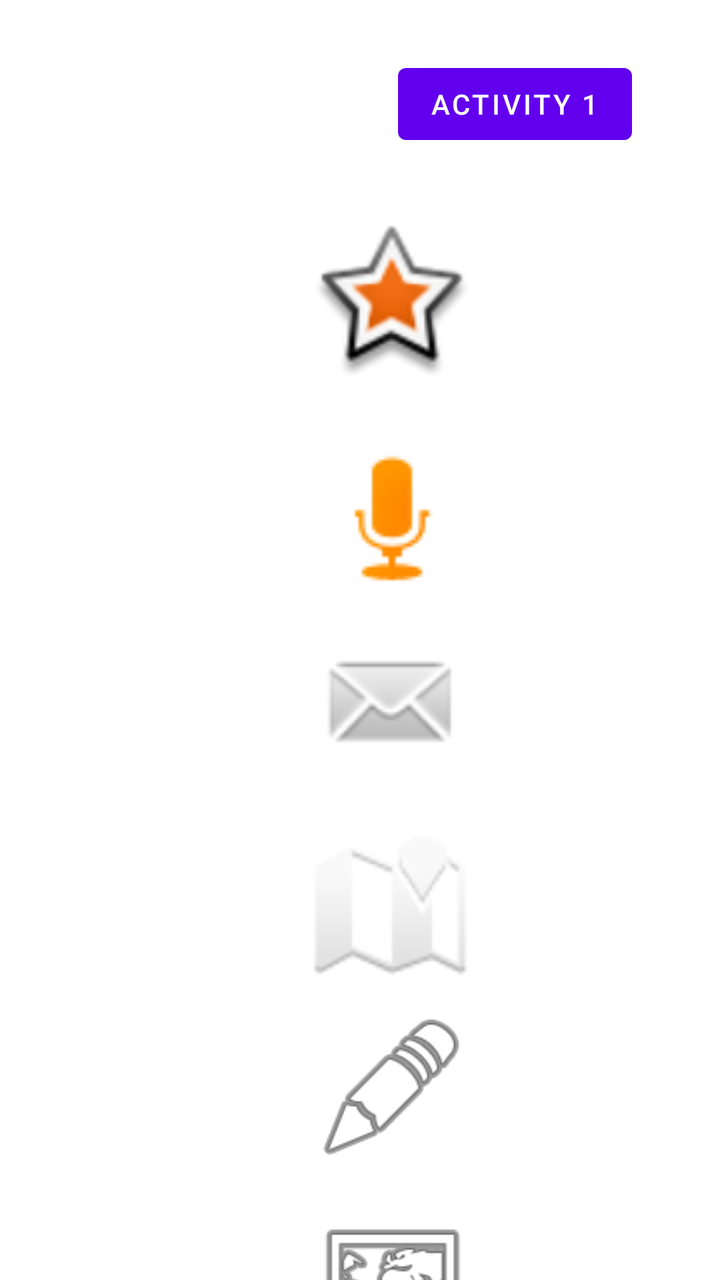
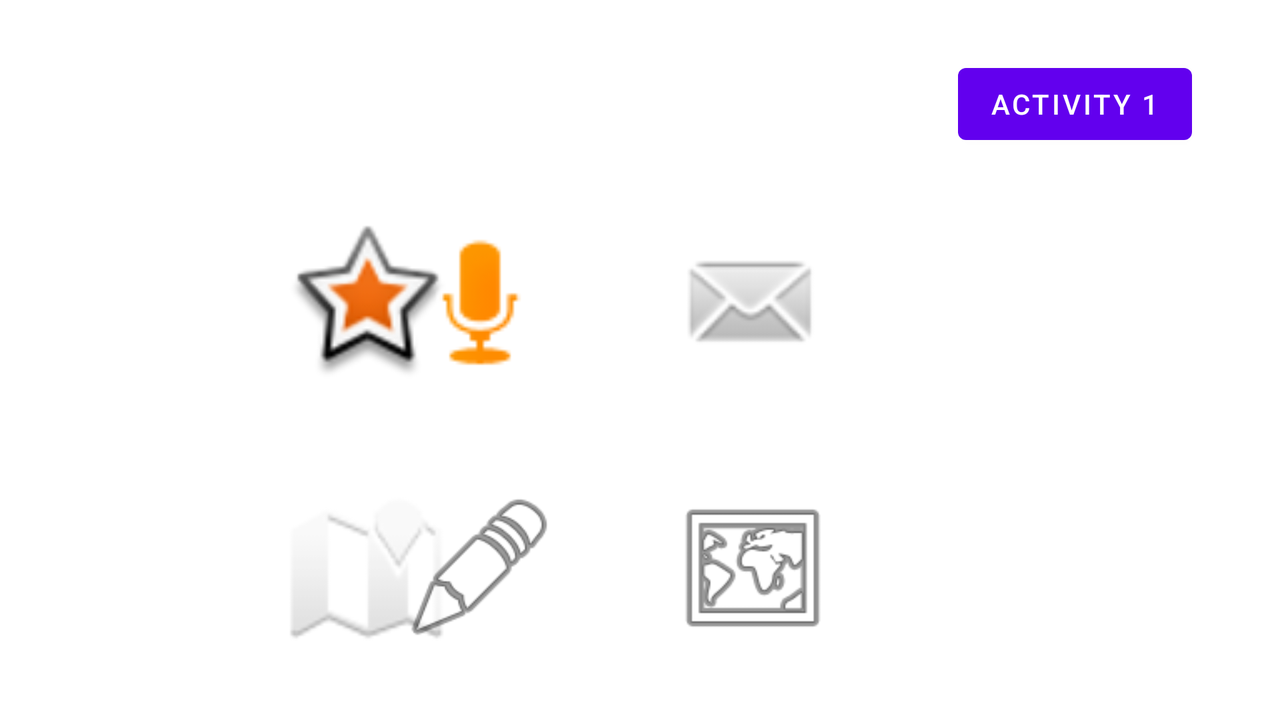

An Android layout and its configuration variant, each rendered on a device that would load it. The default file and the variant file are quoted in full after the pictures.
<!-- AndroidManifest.xml: application theme Theme.Pac_Desarrollo -->
<!-- res/layout/activity_4.xml -->
<?xml version="1.0" encoding="utf-8"?>
<androidx.constraintlayout.widget.ConstraintLayout
    xmlns:android="http://schemas.android.com/apk/res/android"
    xmlns:app="http://schemas.android.com/apk/res-auto"
    xmlns:tools="http://schemas.android.com/tools"
    android:layout_width="match_parent"
    android:layout_height="match_parent">

    <ImageView
        android:id="@+id/imageView8"
        android:layout_width="80dp"
        android:layout_height="80dp"
        android:layout_marginStart="156dp"
        android:layout_marginLeft="156dp"
        android:layout_marginTop="20dp"
        app:layout_constraintStart_toStartOf="parent"
        app:layout_constraintTop_toBottomOf="@+id/imageView6"
        app:srcCompat="@android:drawable/ic_menu_mapmode" />

    <ImageView
        android:id="@+id/imageView"
        android:layout_width="80dp"
        android:layout_height="80dp"
        android:layout_marginStart="156dp"
        android:layout_marginLeft="156dp"
        android:layout_marginTop="112dp"
        app:layout_constraintStart_toStartOf="parent"
        app:layout_constraintTop_toTopOf="parent"
        app:srcCompat="@android:drawable/star_big_on" />

    <ImageView
        android:id="@+id/imageView3"
        android:layout_width="80dp"
        android:layout_height="80dp"
        android:layout_marginStart="156dp"
        android:layout_marginLeft="156dp"
        android:layout_marginTop="28dp"
        app:layout_constraintStart_toStartOf="parent"
        app:layout_constraintTop_toBottomOf="@+id/imageView"
        app:srcCompat="@android:drawable/presence_audio_away" />

    <ImageView
        android:id="@+id/imageView5"
        android:layout_width="80dp"
        android:layout_height="80dp"

        android:layout_marginStart="156dp"
        android:layout_marginLeft="156dp"
        android:layout_marginTop="12dp"
        app:layout_constraintStart_toStartOf="parent"
        app:layout_constraintTop_toBottomOf="@+id/imageView3"
        app:srcCompat="@android:drawable/sym_action_email" />

    <ImageView
        android:id="@+id/imageView7"
        android:layout_width="80dp"
        android:layout_height="80dp"
        android:layout_marginStart="156dp"
        android:layout_marginLeft="156dp"
        android:layout_marginTop="20dp"
        app:layout_constraintStart_toStartOf="parent"
        app:layout_constraintTop_toBottomOf="@+id/imageView5"
        app:srcCompat="@android:drawable/ic_dialog_map" />

    <ImageView
        android:id="@+id/imageView6"
        android:layout_width="80dp"
        android:layout_height="80dp"
        android:layout_marginStart="156dp"
        android:layout_marginLeft="156dp"
        android:layout_marginTop="12dp"
        app:layout_constraintStart_toStartOf="parent"
        app:layout_constraintTop_toBottomOf="@+id/imageView7"
        app:srcCompat="@android:drawable/ic_menu_edit" />

    <Button
        android:id="@+id/buttonActivity1"
        android:layout_width="wrap_content"
        android:layout_height="wrap_content"
        android:layout_marginTop="28dp"
        android:layout_marginEnd="44dp"
        android:layout_marginRight="44dp"
        android:text="Activity 1"
        app:layout_constraintEnd_toEndOf="parent"
        app:layout_constraintTop_toTopOf="parent" />

</androidx.constraintlayout.widget.ConstraintLayout>
<!-- resources referenced by this layout -->
<resources>
  <style name="Theme.Pac_Desarrollo" parent="Theme.MaterialComponents.DayNight.DarkActionBar">
          
          <item name="colorPrimary">@color/purple_500</item>
          <item name="colorPrimaryVariant">@color/purple_700</item>
          <item name="colorOnPrimary">@color/white</item>
          
          <item name="colorSecondary">@color/teal_200</item>
          <item name="colorSecondaryVariant">@color/teal_700</item>
          <item name="colorOnSecondary">@color/black</item>
          
          <item name="android:statusBarColor" tools:targetApi="l">?attr/colorPrimaryVariant</item>
          
      </style>
</resources>
<!-- res/layout-land/activity_4.xml (the repository's variant of the layout above) -->
<!-- drawn on the phone turned sideways -->
<?xml version="1.0" encoding="utf-8"?>
<androidx.constraintlayout.widget.ConstraintLayout
    xmlns:android="http://schemas.android.com/apk/res/android"
    xmlns:app="http://schemas.android.com/apk/res-auto"
    xmlns:tools="http://schemas.android.com/tools"
    android:layout_width="match_parent"
    android:layout_height="match_parent">

    <ImageView
        android:id="@+id/imageView8"
        android:layout_width="80dp"
        android:layout_height="80dp"
        android:layout_marginTop="52dp"
        android:layout_marginEnd="224dp"
        android:layout_marginRight="224dp"
        app:layout_constraintEnd_toEndOf="parent"
        app:layout_constraintTop_toBottomOf="@+id/imageView5"
        app:srcCompat="@android:drawable/ic_menu_mapmode" />

    <ImageView
        android:id="@+id/imageView"
        android:layout_width="80dp"
        android:layout_height="80dp"
        android:layout_marginStart="144dp"
        android:layout_marginLeft="144dp"
        android:layout_marginTop="112dp"
        app:layout_constraintEnd_toStartOf="@+id/imageView3"
        app:layout_constraintHorizontal_bias="0.0"
        app:layout_constraintStart_toStartOf="parent"
        app:layout_constraintTop_toTopOf="parent"
        app:srcCompat="@android:drawable/star_big_on" />

    <ImageView
        android:id="@+id/imageView3"
        android:layout_width="80dp"
        android:layout_height="80dp"
        android:layout_marginTop="112dp"
        android:layout_marginEnd="56dp"
        android:layout_marginRight="56dp"
        app:layout_constraintEnd_toStartOf="@+id/imageView5"
        app:layout_constraintTop_toTopOf="parent"
        app:srcCompat="@android:drawable/presence_audio_away" />

    <ImageView
        android:id="@+id/imageView5"
        android:layout_width="80dp"
        android:layout_height="80dp"

        android:layout_marginTop="112dp"
        android:layout_marginEnd="224dp"
        android:layout_marginRight="224dp"
        app:layout_constraintEnd_toEndOf="parent"
        app:layout_constraintTop_toTopOf="parent"
        app:srcCompat="@android:drawable/sym_action_email" />

    <ImageView
        android:id="@+id/imageView7"
        android:layout_width="80dp"
        android:layout_height="80dp"
        android:layout_marginStart="144dp"
        android:layout_marginLeft="144dp"
        android:layout_marginTop="52dp"
        app:layout_constraintEnd_toStartOf="@+id/imageView6"
        app:layout_constraintHorizontal_bias="0.0"
        app:layout_constraintStart_toStartOf="parent"
        app:layout_constraintTop_toBottomOf="@+id/imageView"
        app:srcCompat="@android:drawable/ic_dialog_map" />

    <ImageView
        android:id="@+id/imageView6"
        android:layout_width="80dp"
        android:layout_height="80dp"
        android:layout_marginTop="52dp"
        android:layout_marginEnd="56dp"
        android:layout_marginRight="56dp"
        app:layout_constraintEnd_toStartOf="@+id/imageView8"
        app:layout_constraintTop_toBottomOf="@+id/imageView3"
        app:srcCompat="@android:drawable/ic_menu_edit" />

    <Button
        android:id="@+id/buttonActivity1"
        android:layout_width="wrap_content"
        android:layout_height="wrap_content"
        android:layout_marginTop="28dp"
        android:layout_marginEnd="44dp"
        android:layout_marginRight="44dp"
        android:text="Activity 1"
        app:layout_constraintEnd_toEndOf="parent"
        app:layout_constraintTop_toTopOf="parent" />

</androidx.constraintlayout.widget.ConstraintLayout>
